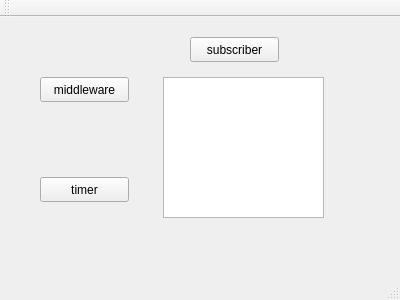
<?xml version="1.0" encoding="UTF-8"?>
<ui version="4.0">
 <class>MainWindow</class>
 <widget class="QMainWindow" name="MainWindow">
  <property name="geometry">
   <rect>
    <x>0</x>
    <y>0</y>
    <width>400</width>
    <height>300</height>
   </rect>
  </property>
  <property name="windowTitle">
   <string>MainWindow</string>
  </property>
  <widget class="QWidget" name="centralWidget">
   <widget class="QPushButton" name="middleware">
    <property name="geometry">
     <rect>
      <x>40</x>
      <y>60</y>
      <width>89</width>
      <height>25</height>
     </rect>
    </property>
    <property name="text">
     <string>middleware</string>
    </property>
   </widget>
   <widget class="QPushButton" name="timer">
    <property name="geometry">
     <rect>
      <x>40</x>
      <y>160</y>
      <width>89</width>
      <height>25</height>
     </rect>
    </property>
    <property name="text">
     <string>timer</string>
    </property>
   </widget>
   <widget class="QTextEdit" name="textEdit">
    <property name="geometry">
     <rect>
      <x>163</x>
      <y>60</y>
      <width>161</width>
      <height>141</height>
     </rect>
    </property>
   </widget>
   <widget class="QPushButton" name="subscriber">
    <property name="geometry">
     <rect>
      <x>190</x>
      <y>20</y>
      <width>89</width>
      <height>25</height>
     </rect>
    </property>
    <property name="text">
     <string>subscriber</string>
    </property>
   </widget>
  </widget>
  <widget class="QMenuBar" name="menuBar">
   <property name="geometry">
    <rect>
     <x>0</x>
     <y>0</y>
     <width>400</width>
     <height>28</height>
    </rect>
   </property>
  </widget>
  <widget class="QToolBar" name="mainToolBar">
   <attribute name="toolBarArea">
    <enum>TopToolBarArea</enum>
   </attribute>
   <attribute name="toolBarBreak">
    <bool>false</bool>
   </attribute>
  </widget>
  <widget class="QStatusBar" name="statusBar"/>
 </widget>
 <layoutdefault spacing="6" margin="11"/>
 <resources/>
 <connections/>
</ui>
